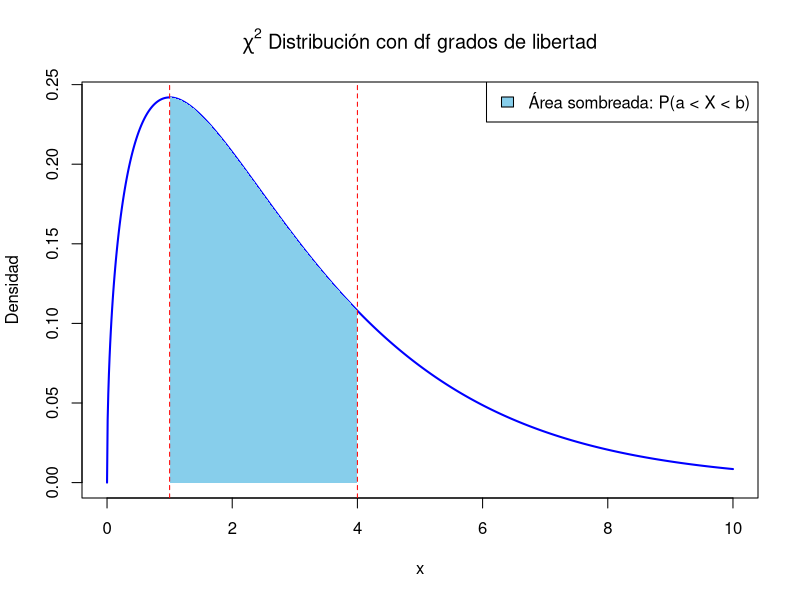
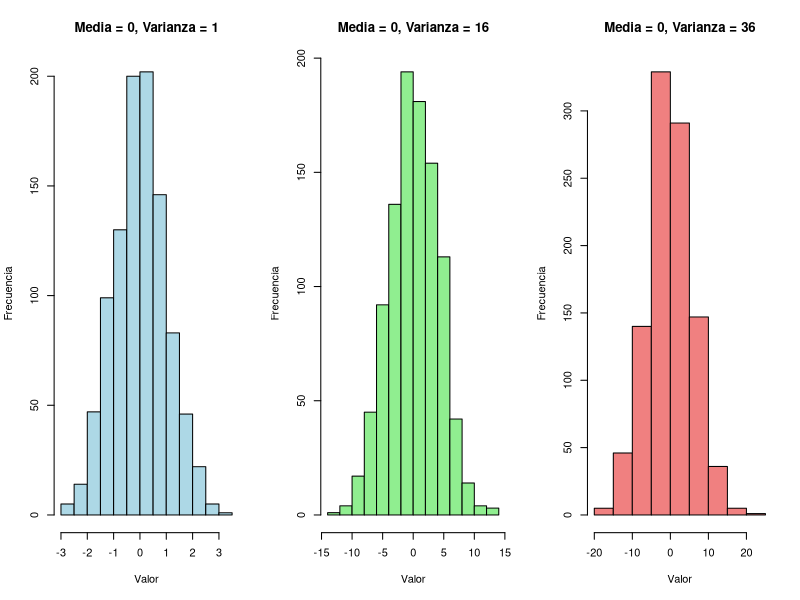
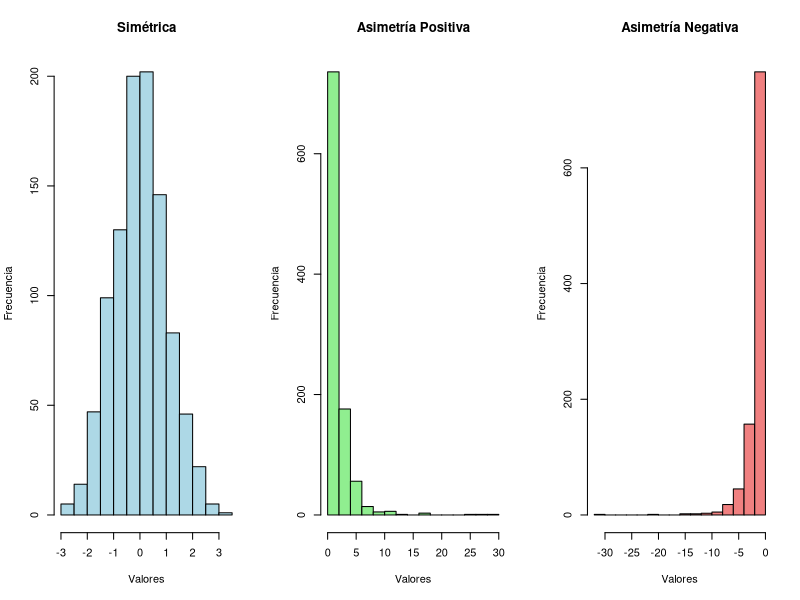
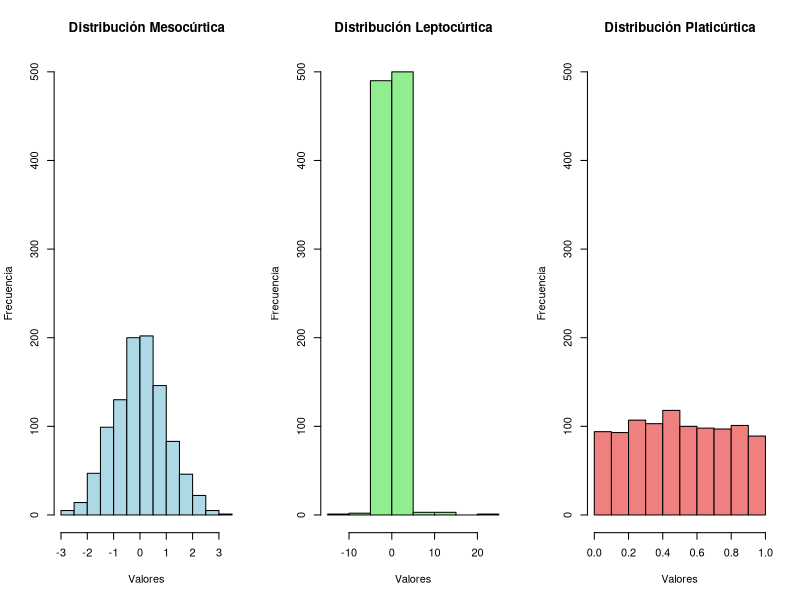
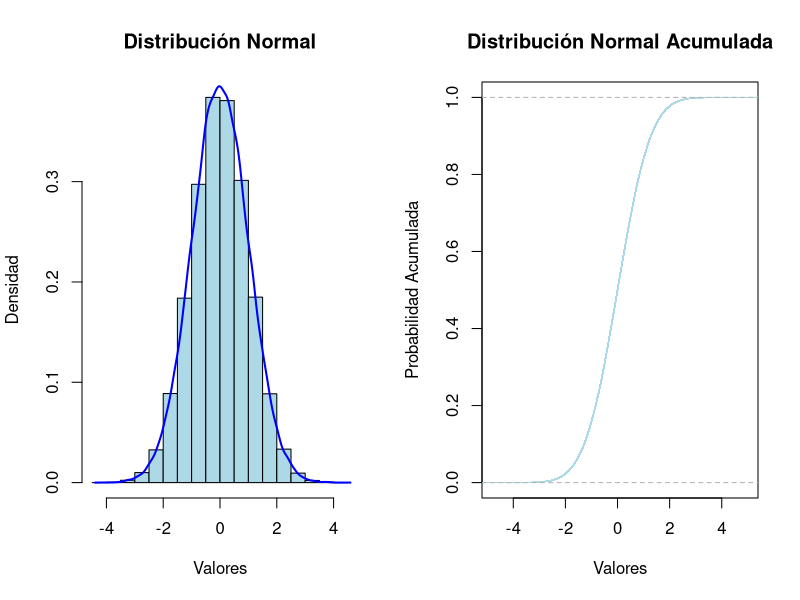
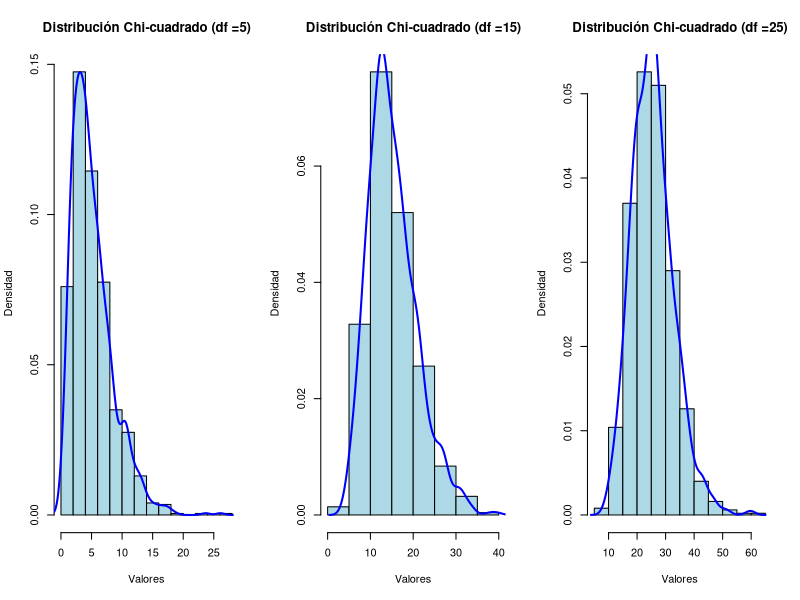
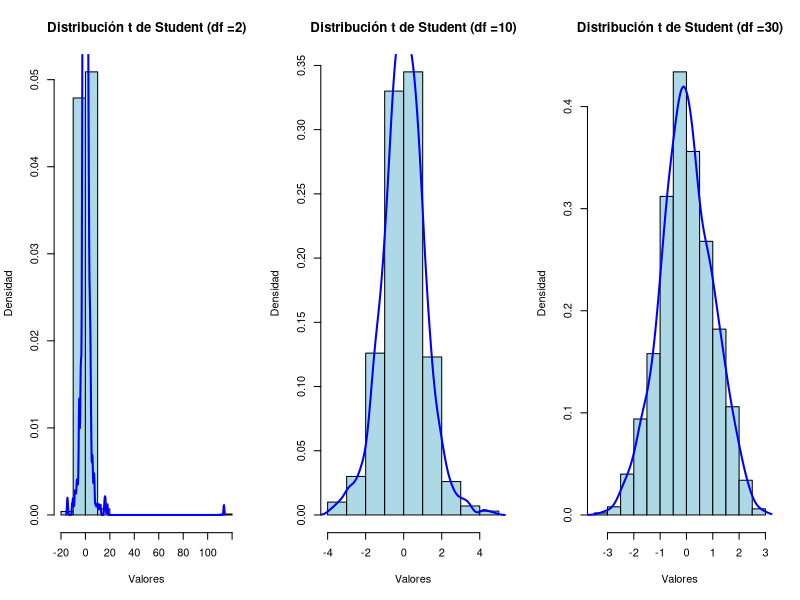
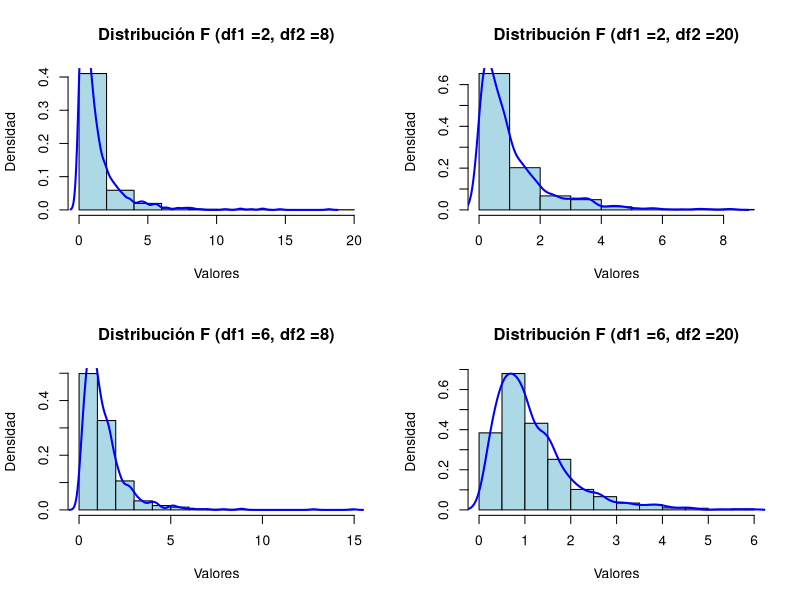

Reproduce these figures in R, in order.
## ---- chunk 1
# Establecer los parámetros
df <- 3 # grados de libertad
a <- 1
b <- 4

# Calcular la probabilidad acumulada entre a y b
probabilidad <- pchisq(b, df) - pchisq(a, df)


# Graficar la distribución \u03C7^2 con sombreado entre a y b
x <- seq(0, 10, length.out = 1000)
y <- dchisq(x, df)

# Crear la gráfica
plot(x, y, type = "l", lwd = 2, col = "blue", main = expression(paste(chi^2, " Distribución con ", df, " grados de libertad")),
     ylab = "Densidad", xlab = "x")

# Sombrear el área entre a y b
polygon(c(a, seq(a, b, length.out = 100), b), c(0, dchisq(seq(a, b, length.out = 100), df), 0), col = "skyblue", border = NA)

# Añadir líneas verticales en a y b
abline(v = c(a, b), col = "red", lty = 2)

# Añadir una leyenda
legend("topright", legend = c("Área sombreada: P(a < X < b)"), fill = "skyblue")

## ---- chunk 2
# Establecer los parámetros
set.seed(123) # Para reproducibilidad
mean <- 0
variances <- c(1, 16, 36) # Diferentes varianzas

# Generar datos
data1 <- rnorm(1000, mean, sqrt(variances[1]))
data2 <- rnorm(1000, mean, sqrt(variances[2]))
data3 <- rnorm(1000, mean, sqrt(variances[3]))

# Crear la gráfica con 3 histogramas en una sola fila
par(mfrow = c(1, 3)) # Dividir la figura en una matriz de 1 fila por 3 columnas

# Histograma de la primera distribución
hist(data1, main = "Media = 0, Varianza = 1", xlab = "Valor", ylab = "Frecuencia", col = "lightblue")

# Histograma de la segunda distribución
hist(data2, main = "Media = 0, Varianza = 16", xlab = "Valor", ylab = "Frecuencia", col = "lightgreen")

# Histograma de la tercera distribución
hist(data3, main = "Media = 0, Varianza = 36", xlab = "Valor", ylab = "Frecuencia", col = "lightcoral")

# Restablecer el parámetro de gráficos
par(mfrow = c(1, 1))

## ---- chunk 3
set.seed(123)
sym_dist <- rnorm(1000)         
pos_skew <- rlnorm(1000)        
neg_skew <- -rlnorm(1000)     


par(mfrow = c(1, 3))


hist(sym_dist, main = "Simétrica", xlab = "Valores", ylab = "Frecuencia", col = "lightblue", border = "black")


hist(pos_skew, main = "Asimetría Positiva", xlab = "Valores", ylab = "Frecuencia", col = "lightgreen", border = "black")


hist(neg_skew, main = "Asimetría Negativa", xlab = "Valores", ylab = "Frecuencia", col = "lightcoral", border = "black")


par(mfrow = c(1, 1))
## ---- chunk 4

set.seed(123)
mesokurtic <- rnorm(1000)         
leptokurtic <- c(rnorm(800), rt(200, df = 2))   
platikurtic <- runif(1000)         

par(mfrow = c(1, 3))

max_y <- max(
  hist(mesokurtic, plot = FALSE)$counts,
  hist(leptokurtic, plot = FALSE)$counts,
  hist(platikurtic, plot = FALSE)$counts
)


hist(mesokurtic, main = "Distribución Mesocúrtica", xlab = "Valores", ylab = "Frecuencia", col = "lightblue", border = "black", ylim = c(0, max_y))


hist(leptokurtic, main = "Distribución Leptocúrtica", xlab = "Valores", ylab = "Frecuencia", col = "lightgreen", border = "black", ylim = c(0, max_y))


hist(platikurtic, main = "Distribución Platicúrtica", xlab = "Valores", ylab = "Frecuencia", col = "lightcoral", border = "black", ylim = c(0, max_y))



## ---- chunk 5
set.seed(123)
data <- rnorm(100000)


par(mfrow = c(1, 2))


hist(data, probability = TRUE, main = "Distribución Normal", xlab = "Valores", ylab = "Densidad", col = "lightblue", border = "black")
lines(density(data), col = "blue", lwd = 2)  


plot(ecdf(data), main = "Distribución Normal Acumulada", xlab = "Valores", ylab = "Probabilidad Acumulada", col = "lightblue", verticals = TRUE, do.points = FALSE)


## ---- chunk 6
# Configurar el área de gráficos para 3 gráficos en una fila
par(mfrow = c(1, 3))

# Generar datos para la distribución chi-cuadrado con diferentes grados de libertad
for (df in c(5, 15, 25)) {
  data <- rchisq(1000, df)
  hist(data, probability = TRUE, main = paste("Distribución Chi-cuadrado (df =", df, ")", sep = ""), xlab = "Valores", ylab = "Densidad", col = "lightblue", border = "black")
  lines(density(data), col = "blue", lwd = 2)  # Añadir la curva de densidad
}

# Restaurar la configuración original de gráficos
par(mfrow = c(1, 1))

## ---- chunk 7

# Configurar el área de gráficos para 3 gráficos en una fila
par(mfrow = c(1, 3))

# Generar datos para la distribución t de Student con diferentes grados de libertad
for (df in c(2, 10, 30)) {
  data <- rt(1000, df)
  hist(data, probability = TRUE, main = paste("Distribución t de Student (df =", df, ")", sep = ""), xlab = "Valores", ylab = "Densidad", col = "lightblue", border = "black")
  lines(density(data), col = "blue", lwd = 2)  # Añadir la curva de densidad
}

# Restaurar la configuración original de gráficos
par(mfrow = c(1, 1))

## ---- chunk 8
# Configurar el área de gráficos para 3 gráficos en una fila
par(mfrow = c(2, 2))

# Generar datos para la distribución F con diferentes grados de libertad
for (df1 in c(2, 6)) {
  for (df2 in c(8, 20)) {
    data <- rf(1000, df1, df2)
    hist(data, probability = TRUE, main = paste("Distribución F (df1 =", df1, ", df2 =", df2, ")", sep = ""), xlab = "Valores", ylab = "Densidad", col = "lightblue", border = "black")
    lines(density(data), col = "blue", lwd = 2)  # Añadir la curva de densidad
  }
}


